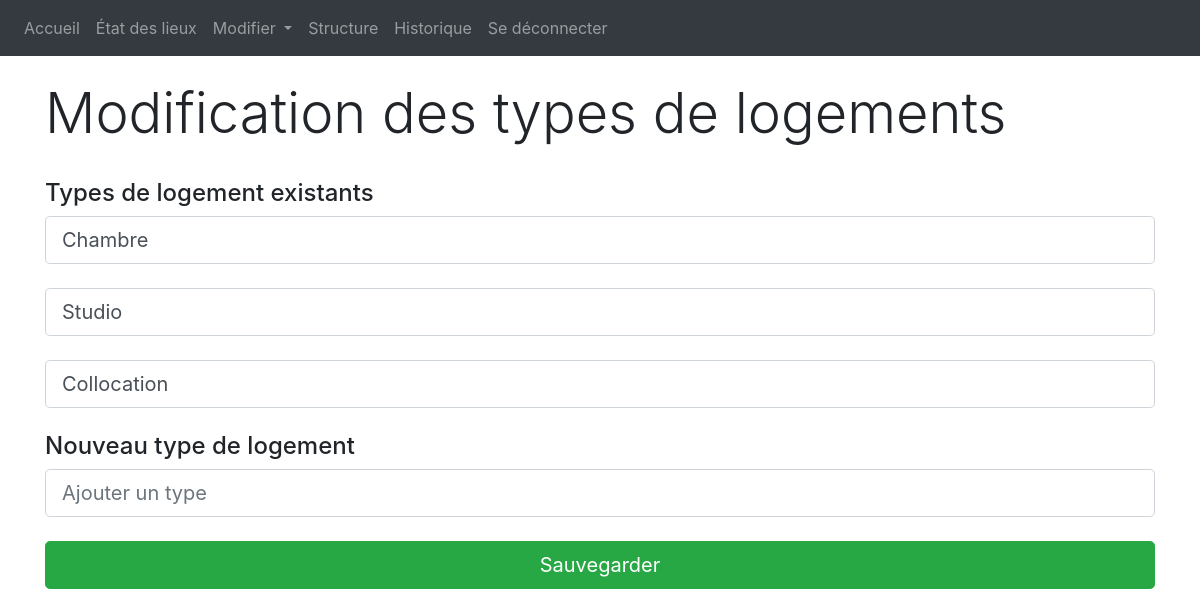
The app's page /modification_types_logement (signed in), older data.
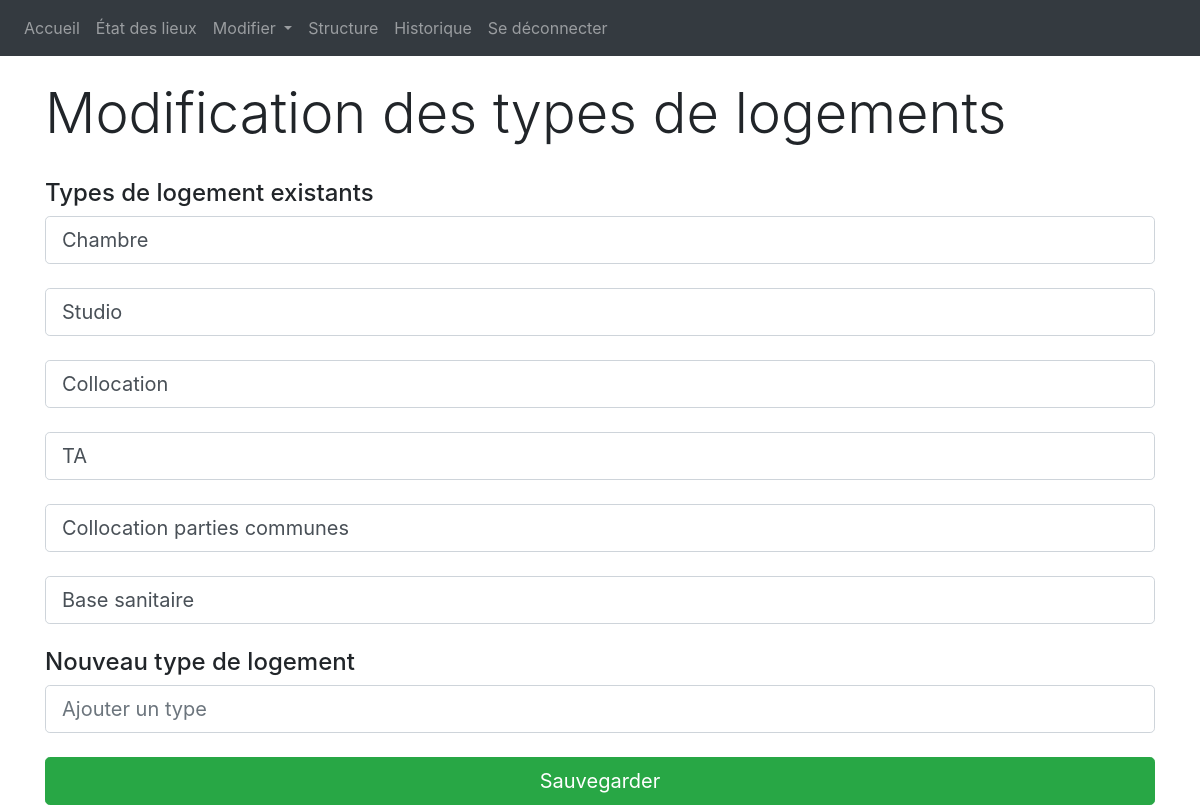
The same page, newer data.
### website/models.py (models this page shows)
class TypeLogement(db.Model):
    __tablename__ = "type_logement"
    id = db.Column(db.Integer, primary_key=True)
    type = db.Column(db.String(50))

### website/views.py (the view)
@views.route('modification_types_logement', methods = ['GET', 'POST'])
@login_required
def modification_types_logement():
    if request.method == 'POST':
        form = request.form
        updateTypeLogement(form)
    Types = db.session.query(TypeLogement).all()
    return render_template('modification_types_logement.html', BaseData=getTypeLogements(), user=current_user, Types=Types)

### website/__init__.py (called while the page is built)
def create_app():
    app = Flask(__name__)
    app.config['SECRET_KEY'] = 'iamgay143li223*&dlf'
    app.config['SQLALCHEMY_DATABASE_URI'] = f'sqlite:///{DB_NAME}'
    db.init_app(app)
    from .views import views
    from .auth import auth
    app.register_blueprint(views, url_prefix = '/')
    app.register_blueprint(auth, url_prefix = '/')
    from .models import User
    with app.app_context():
        db.create_all()
    login_manager = LoginManager()
    login_manager.login_view = 'auth.login'
    login_manager.init_app(app)
    @login_manager.user_loader
    def load_user(id):
        return User.query.get(int(id))
    return app

### website/functions.py (called while the page is built)
def getTypeLogements():
    typeLogements_query = select(TypeLogement)
    typeLogements = db.session.execute(typeLogements_query.select()).fetchall()
    return typeLogements

### website/templates/modification_types_logement.html
{% extends "base.html" %} {%block title %}Modification types de logement{% endblock %}
{% block content %}
<br>
<h1 class="display-4">Modification des types de logements</h1>
<br>
<form method="post">
    <h4>Types de logement existants</h4>
    {% for type in Types %}
        <input class="form-control form-control-lg" type="text" id="type" name="{{type.id}}" value="{{type.type}}" placeholder="Nom">
        <br>
    {% endfor %}
    <h4>Nouveau type de logement</h4>
    <input class="form-control form-control-lg" type="text" id="type" name="newtypeoflogement" value="" placeholder="Ajouter un type">
    <br>
    <button type="submit" class="btn btn-success btn-lg btn-block">Sauvegarder</button>
</form>
{% endblock %}

Row changes from the older to the newer data that the page shows:
added TypeLogement: type "TA"
added TypeLogement: type "Collocation parties communes"
added TypeLogement: type "Base sanitaire"
